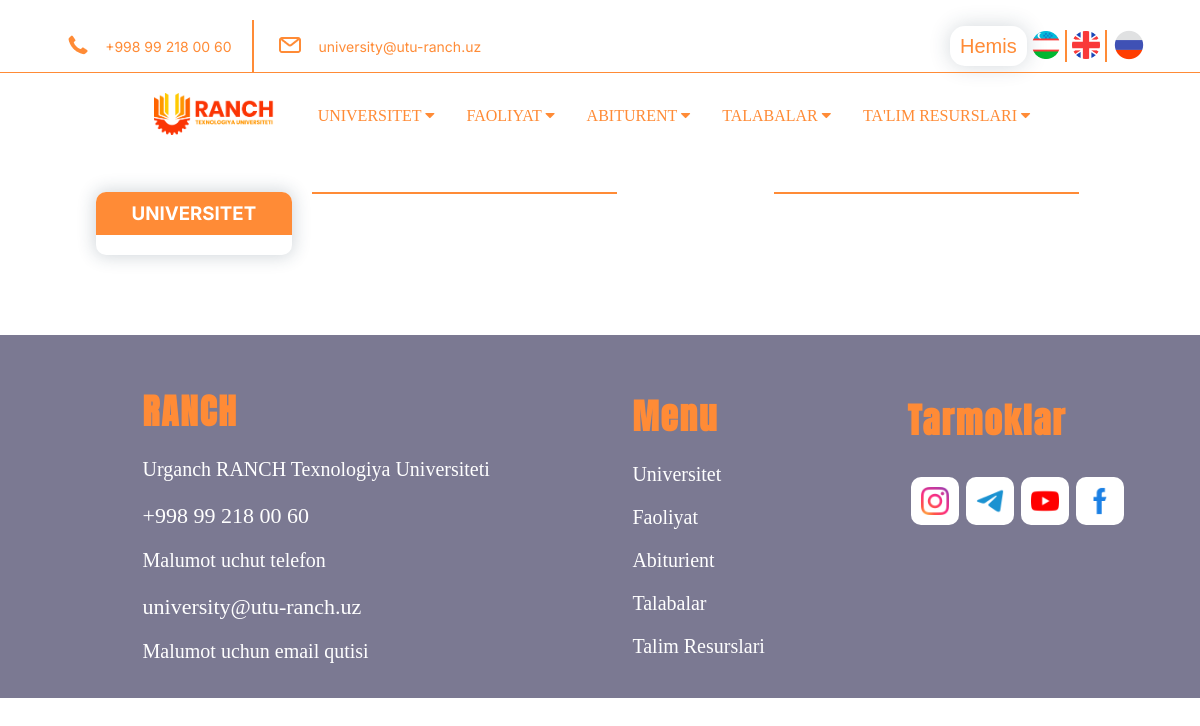
The app's page /malumotlar/ with its own data.
### home/models.py (models this page shows, shortened)
class Category(MPTTModel):
    name = models.CharField(max_length=211, blank=True)
    parent = TreeForeignKey('self', on_delete=models.CASCADE, blank=True, null=True, related_name='children')
    slug = models.SlugField(null=False, unique=True)
    class MPTTMeta:
        order_insertion_by = ['name']
    class Meta:
        verbose_name = "Kategoriya"
        verbose_name_plural = "Kategoriyalar"

### home/views.py (the view)
# urls.py: path("malumotlar/", views.malumotlar, name="malumotlar"),
def malumotlar(request):
    catID = request.GET.get("cat")
    if catID:
        kontentla = Content.objects.filter(category__id=catID)
    else:
        kontentla = Content.objects.all()
    context = {
        'categories': Category.objects.filter(parent=None)[:6],
        "malumotlar": Malumotlar.objects.all(),
    }
    return render(request, "home/malumot.html", context)

### home/context_processeors.py (called while the page is built)
def product_category_render(request):
    return {
        "banner": Bannercha.objects.all().order_by("-id")[:5],
    }

### templates/home/malumot.html (shortened to what this page needs)
{% extends 'home/base.html' %}
{% load static humanize %}
{% block content %}
    <section id="home__mal">
            <aside id="side" class="sidebar">
                <div class="wrapper__menu">
                    <div class="hedaer__title">
                     {% if cat %}
                        <h1>
                           {{cat.name}}
                        </h1>
                     {% else %}
                     <h1>
                        Universitet
                     </h1>
                     {% endif %}
                    </div>
                        <nav class="nacbar__nav">
                        </nav>
                </div>
            </aside>
            <div class="header__contant">
                <div class="header__cont__title">
        <span id="spn"></span>
        <span id="spn"></span>
            </div>
        </div>
    </section>
{% endblock content %}

### templates/home/base.html (shortened to what this page needs)
{% load static i18n%}
<!DOCTYPE html>
<html lang="en">
<head>
    <link rel="stylesheet" href="{% static 'style.css' %}">
    <link rel="stylesheet" href="{% static 'batafsil.css' %}">
    <link rel="stylesheet" href="{% static 'fakultetlar.css' %}">
    <link rel="stylesheet" href="{% static 'malumot.css' %}">
    <link rel="stylesheet" href="{% static 'news.css' %}">
    <link rel="stylesheet" href="{% static 'newsdetail.css' %}">
    <link rel="stylesheet" href="{% static 'rektor.css' %}">
    <link rel="stylesheet" href="https://cdn.jsdelivr.net/npm/swiper@8/swiper-bundle.min.css"/>
    <link rel="stylesheet" href="https://netdna.bootstrapcdn.com/font-awesome/4.0.3/css/font-awesome.min.css">
</head>
<body>
<div class="wrapper">
    <div class="contain__wrap">
    <div class="container">
        <div class="box__contact">
            <div class="contact__logo">
                <a href="{% url 'homepage' %}"><img src="{% static 'Image/Vector.png' %}" alt="contact"></a>
            </div>
            <div class="contact__number">
                <p class="contact__p">
                    <a href="tel:+998 99 218 00 60">+998 99 218 00 60  </a>
                </p>
            </div>
        </div>
        <span id="span1"></span>
        <div class="box__mail">
            <div class="mail__icon">
                <img src="{% static 'Image/icon.png' %}" alt="mail">
            </div>
            <div class="mail__info">
                <p class="mail__p">
                    <a href="mailto:university@utu-ranch.uz">university@utu-ranch.uz</a>
                </p>
            </div>
        </div>
    </div>
    <div class="language">
        <div class="user">
            <button><a class="" href="https://student.hemis.uz/dashboard/login">Hemis</a></button>
          </div>
        <div class="uzb__image">
            <a href="{% url 'set-language' 'uz' %}"><button><img src="{% static 'Image/Flags.png' %}" alt="icon"></button></a>
        </div>
        <span id="span2"></span>
        <div class="eng__image">
            <a href="{% url 'set-language' 'en' %}"><button><img src="{% static 'Image/Flags (1).png' %}" alt="icon"></button></a>
        </div>
        <span id="span2"></span>
        <div class="eng__image">
            <a href="{% url 'set-language' 'ru' %}"><button><img src="{% static 'Image/34.png' %}" alt="Ru-flag"></button></a>
        </div>
    </div>
    </div>
</div>
<header class="header__glav" id="header__glav">
    <div class="box__container">
    <div class="hedaer__image">
       <a class="img__orange" href="{% url 'homepage' %}"><img src="{% static 'Image/img__malumot/Ranch 3.png' %}" alt="logo"></a>
    </div>
        <nav class="navbar__glav">
        {% if categories %}
        {% for cat in categories %}
        <div class="dropdown__glav">
            <button class="dropbtn__glav"> {{cat.name}}
                <i class="fa fa-caret-down"></i>
              </button>
        </div>
        {% endfor %}
        {% endif %}
    </nav>
</div>
</header>
    {% block content %}
    {% endblock content %}
    <section id="contact">
        <div class="contact__container">
            <div class="contact__box">
                <h1>RANCH</h1>
                <p class="cont__tetx">
                    {% trans "Urganch RANCH Texnologiya Universiteti" %}
                </p>
                <p class="nomer">
                    <a href="tel:+998 99 218 00 60">+998 99 218 00 60</a>
                </p>
                <p class="cont__tetx malumot">
                    {% trans "Malumot uchut telefon" %}
                </p>
                <p class="pochta">
                    <a href="mailto:university@utu-ranch.uz">university@utu-ranch.uz</a>
                </p>
                <p class="cont__tetx">
                  {% trans "Malumot uchun email qutisi" %}
                </p>
            </div>
            <div class="contact__box">
                <h1>Menu</h1>
                <a class="menu__a" href="/category/1/?cat=11">{% trans "Universitet" %}</a>
                <a class="menu__a" href="/category/13/?cat=23">{% trans "Faoliyat" %}</a>
                <a class="menu__a" href="/category/14/?cat=26">{% trans "Abiturient" %}</a>
                <a class="menu__a" href="/category/14/?cat=26">{% trans "Talabalar" %}</a>
                <a class="menu__a" href="/category/16/?cat=33">{% trans "Talim Resurslari" %}</a>
            </div>
            <div class="contact__box__logo">
                <h1>{% trans "Tarmoklar" %}</h1>
                <div class="logog">
                <a href="http://www.instagram.com/utu_ranch"><img src="{% static 'Image/logo/Instagram_icon-icons.com_66804.png' %}" alt=""></a>
                <a href="https://t.me/utu_ranch"><img src="{% static 'Image/logo/telegram_social_network_communication_chat_interaction_icon_192276.png' %}" alt=""></a>
                <a href="https://youtube.com/@uturanch"><img src="{% static 'Image/logo/youtube_logo_icon_168737.png' %}" alt=""></a>
                <a href="https://fb.com/uturanch"><img src="{% static 'Image/logo/4202107facebookfblogosocialsocialmedia-115710_115591.png' %}" alt=""></a>
                </div>
            </div>
        </div>
    </section>
</body>
</html>

### static/style.css (style rules this page uses)
* { padding: 0; margin: 0; box-sizing: border-box; }
.wrapper { padding-top: 20px; display: flex; justify-content:space-around; font-family: 'Inter', sans-serif; font-size: 14px; }
.contain__wrap { z-index: 100; width: 100%; max-width:1180px; padding-left: 50px; display: flex; justify-content: space-between; flex-direction: row; }
.container { z-index: 100; width: 430px; display: flex; justify-content: space-between; flex-direction: row; }
.box__contact { max-width: 250px; min-width: 180px; display: flex; align-items: center; justify-content: space-around; }
.contact__p a { text-decoration: none; color: #FF8B36; transition: all .3s ease; }
.uzb__image button { background: none; color: inherit; border: none; padding: 0; font: inherit; cursor: pointer; outline: inherit; }
.eng__image button { background: none; color: inherit; border: none; padding: 0; font: inherit; cursor: pointer; outline: inherit; }
#span1 { z-index: 100; width: 2px; height: 52px; background: #FF8B36; }
.box__mail { z-index: 100; max-width: 250px; min-width: 220px; display: flex; align-items: center; justify-content: space-around; }
.language { z-index: 100; min-width: 240px; display: flex; align-items: center; }
.language div, span { margin-right: 5px; }
.mail__p a { text-decoration: none; color: #FF8B36; transition: all .3s ease; }
#span2 { width: 2px; height: 32px; background: #FF8B36; }
.header__glav { z-index: 100; border-top: 1px solid #FF8B36; position: absolute; width: 100%; display: flex; justify-content:center ; transition: all .1s ease; }
.hedaer__image { width: 120px; }
.hedaer__image img { width: 120px; }
.box__container { padding: 20px 140px; width: 100%; display: flex; align-items: center; justify-content: space-around; }
#contact { color: #fff; background-color: #7b7992; width: 100%; height: 60vh; }
.contact__container { margin-top: 60px; padding-top: 50px; display: flex; justify-content: space-evenly; align-items: center; }
.contact__box__logo { width: 100px; height: 270px; display: flex; flex-direction: column; align-items: start; }
.contact__box__logo a img { width: 48px; color: white; padding: 10px 10px ; background: #ffffff; border-radius: 10px; transition: all .3s ease; }
.contact__box__logo h1 { color: #FF8B36; letter-spacing: 2px; font-size: 35px; padding-bottom: 10px; font-family: 'Anton', sans-serif; }
.contact__box { display: flex; flex-direction: column; }
.contact__box .cont__tetx { text-decoration: none; padding: 10px 0; color: #fff; font-size: 20px; }
.contact__box h1 { color: #FF8B36; letter-spacing: 2px; font-size: 35px; padding-bottom: 10px; font-family: 'Anton', sans-serif; }
.contact__box a { text-decoration: none; padding: 10px 0; color: white; transition: all .3s ease; }
.nomer { padding: 10px 0; font-size: 25px; }
.pochta { padding: 10px 0; font-size: 25px; }
.contact__box .menu__a { text-decoration: none; padding: 10px 0; color: white; transition: all .3s ease; font-size: 20px; }
.logog { margin-top: 20px; justify-content: space-around; width: 220px; height: 200px; display: flex; flex-direction: row; }
.dropdown__glav { float: left; overflow: hidden; }
.dropdown__glav .dropbtn__glav { font-size: 16px; text-transform: uppercase; border: none; outline: none; color: #FF8B36; padding: 14px 16px; background-color: inherit; font-family: inherit; margin: 0; }
.user { z-index: 100; color: #FF8B36; }
.user button { outline: none; border: none; text-decoration: none; color: #FF8B36; font-size: 10px; background-color: white; padding: 5px 10px; border-radius: 15px; transition: 0.5s; -webkit-box-shadow: 0px 0px 21px 0px rgba(34, 60, 80, 0.2); -moz-box-shadow: 0px 0px 21px 0px rgba(34, 60, 80, 0.2); box-shadow: 0px 0px 21px 0px rgba(34, 60, 80, 0.2); }
.user button a { text-decoration: none; color: #FF8B36; font-size: 20px; }

### records on screen
Category: name "UNIVERSITET"
Category: name "FAOLIYAT"
Category: name "ABITURENT"
Category: name "TALABALAR"
Category: name "TA'LIM RESURSLARI"
